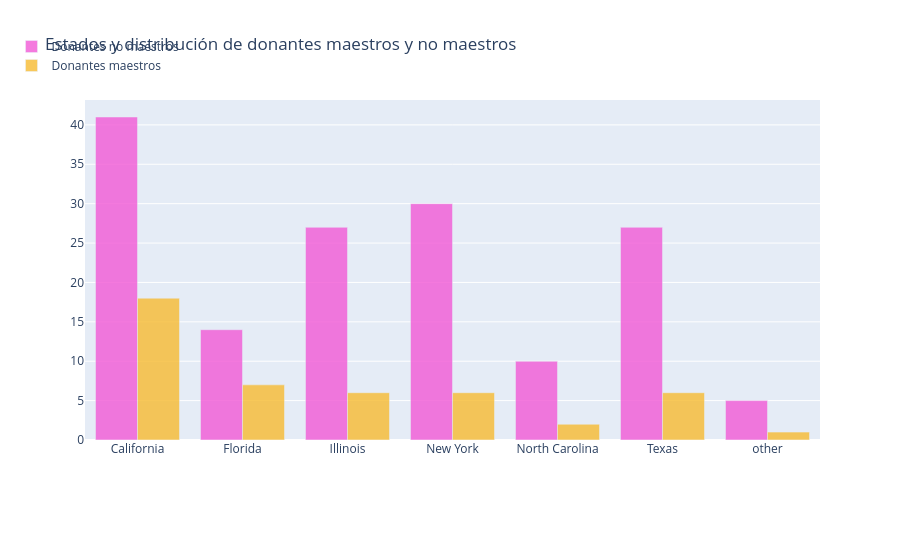

Notebook code for this chart:
### Markdown cell above
## 2.6 Número de docentes y donantes no docentes de cada estado <a id='s2.6'></a>

### Code cell
# ¿En qué estado hay más donantes que son maestros?

tempdf = donors_df.groupby(['Donor State', 'Donor Is Teacher']).agg({
    'Donor Is Teacher': 'count'
}).rename(columns={'Donor Is Teacher': 'Teacher Donor Counts'}).reset_index()

# Filtrar donantes que NO son maestros
no_df = tempdf[tempdf['Donor Is Teacher'] == 'No']
no_x = no_df['Donor State']
no_y = no_df['Teacher Donor Counts']

# Filtrar donantes que SÍ son maestros
yes_df = tempdf[tempdf['Donor Is Teacher'] == 'Yes']
yes_x = yes_df['Donor State']
yes_y = yes_df['Teacher Donor Counts']

# Gráfico de barras para donantes NO maestros
trace1 = go.Bar(
    x=no_x,
    y=no_y,
    name='Donantes no maestros',
    marker=dict(color='#f259d6'),
    opacity=0.8
)

# Gráfico de barras para donantes maestros
trace2 = go.Bar(
    x=yes_x,
    y=yes_y,
    name='Donantes maestros',
    marker=dict(color='#f7bb31'),
    opacity=0.8
)

# Combinar datos
data = [trace1, trace2]

# Diseño del gráfico
layout = go.Layout(
    barmode='group',
    legend=dict(dict(x=-.1, y=1.2)),
    margin=dict(b=120),
    title='Estados y distribución de donantes maestros y no maestros'
)

# Crear figura
fig = go.Figure(data=data, layout=layout)

# Mostrar gráfico
iplot(fig, filename='grouped-bar')

### Figure 1 — Plotly figure (JSON) as saved in the notebook; plotly's stock layout.template omitted (floating-point values rounded to 4 significant figures)
{"data": [{"marker": {"color": "#f259d6"}, "name": "Donantes no maestros", "opacity": 0.8, "type": "bar", "x": ["California", "Florida", "Illinois", "New York", "North Carolina", "Texas", "other"], "y": [41, 14, 27, 30, 10, 27, 5]}, {"marker": {"color": "#f7bb31"}, "name": "Donantes maestros", "opacity": 0.8, "type": "bar", "x": ["California", "Florida", "Illinois", "New York", "North Carolina", "Texas", "other"], "y": [18, 7, 6, 6, 2, 6, 1]}], "layout": {"barmode": "group", "legend": {"x": -0.1, "y": 1.2}, "margin": {"b": 120}, "title": {"text": "Estados y distribución de donantes maestros y no maestros"}}}
